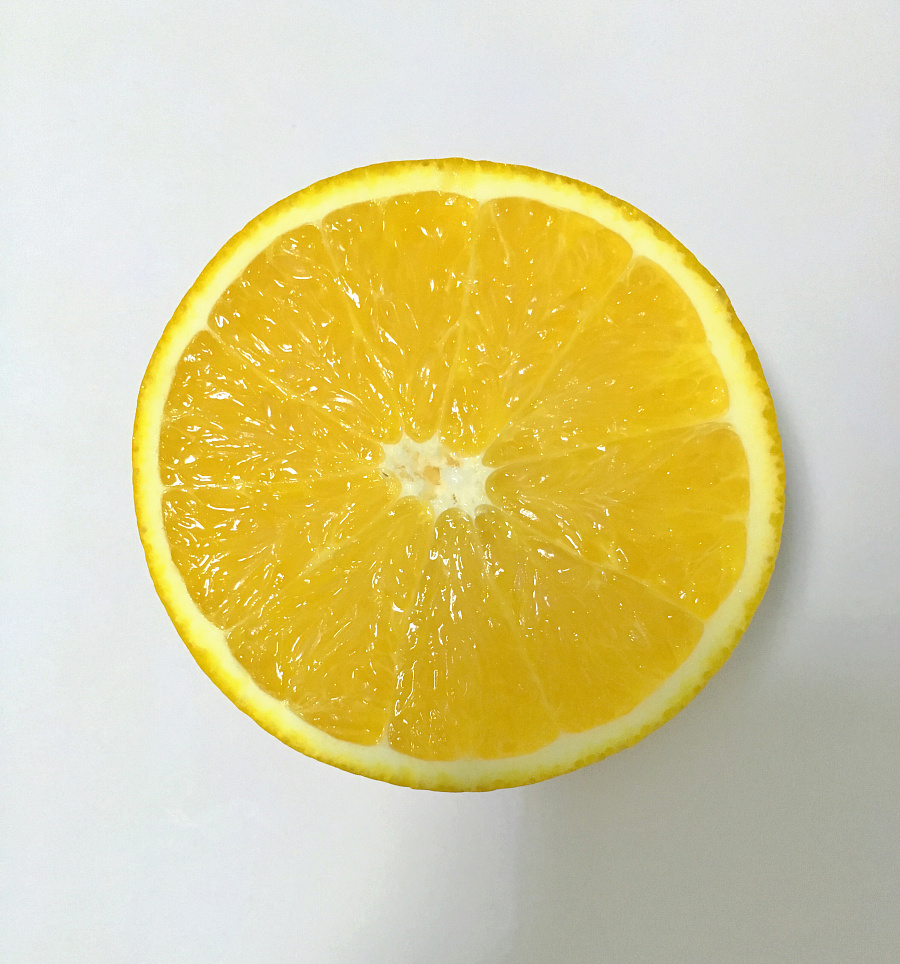
#> input picture data/item2.jpg, 900 x 964 px
$ python '003_分水岭算法图像分割.py'
#> lines starting #> are read from the running program, lines starting #| are printed output that depends on the picture; after the words box and inside, x2 and y2 are one past the last pixel; in counts of white or black regions, pixels touching at a corner belong together
# coding:utf8

import numpy as np
import cv2
from matplotlib import pyplot as plt

"""
分水岭算法：

"""

# 读入图像
img = cv2.imread("../data/item2.jpg")
#> img is the input picture: shape (964, 900, 3); mean B, G, R 151.8, 206.4, 217.2
# 转成灰度图像
gray = cv2.cvtColor(img, cv2.COLOR_BGR2GRAY)
# 黑白二值化
ret, thresh = cv2.threshold(
    gray,
    0, 255,
    cv2.THRESH_BINARY_INV + cv2.THRESH_OTSU
)
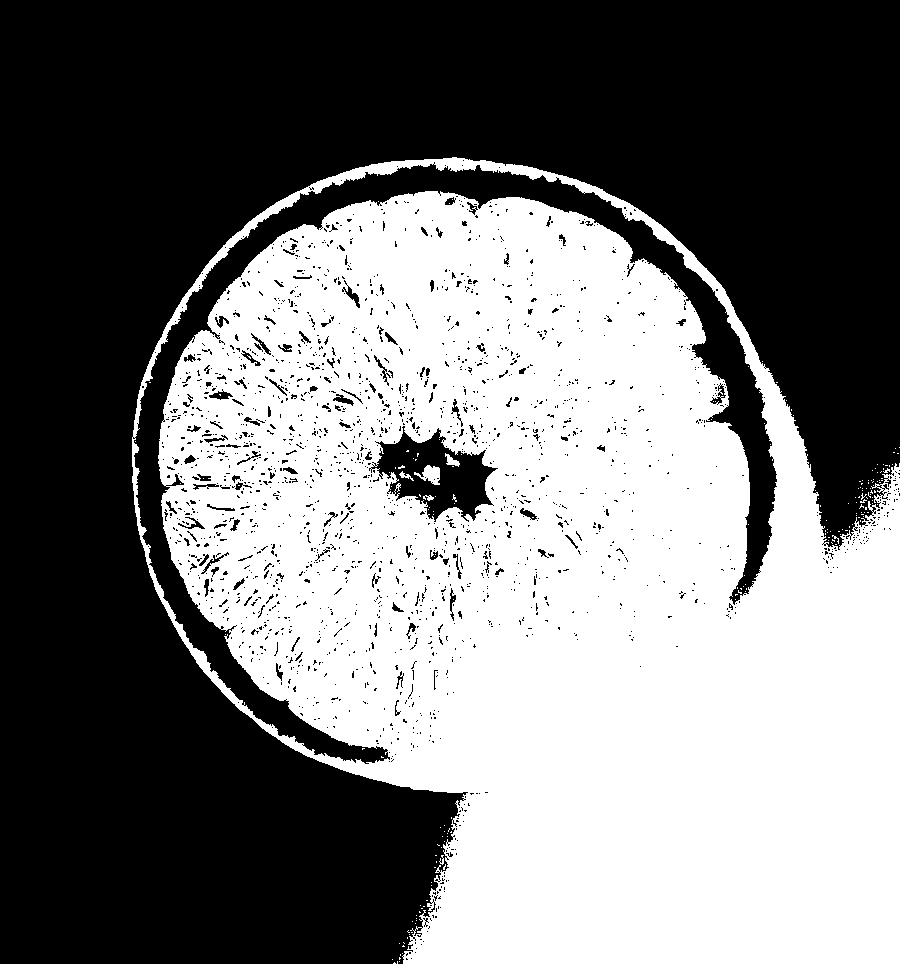
#> thresh: shape (964, 900); 47.2% white; 189 white regions (183 under 20 px), largest, box (x1, y1, x2, y2) and area: (132, 157, 900, 964) 408379, (414, 465, 440, 485) 281, (445, 453, 460, 467) 96, (399, 471, 414, 481) 50, (423, 495, 434, 501) 38, (439, 855, 444, 865) 25
#> ret = 201

# 使用morphologyEx变换来去除噪声， 对图像先膨胀再腐蚀
kernel = np.ones((3, 3), np.uint8)
opening = cv2.morphologyEx(thresh, cv2.MORPH_OPEN, kernel, iterations=2)
#> opening: shape (964, 900); 45.7% white; 32 white regions, largest, box (x1, y1, x2, y2) and area: (159, 176, 900, 964) 390992, (192, 192, 300, 291) 1071, (313, 159, 434, 193) 1063
# morphologyEx变换后的图像进行膨胀，可以得到大部分都是背景的区域
sure_bg = cv2.dilate(opening, kernel, iterations=3)
#> sure_bg: shape (964, 900); 50.2% white; 29 black regions (20 under 20 px), largest, box (x1, y1, x2, y2) and area: (0, 0, 900, 964) 427209, (372, 436, 489, 521) 4732, (338, 395, 351, 408) 84
# 通过distanceTransform来确定前景区域 结合阈值来决定哪些是前景
dist_transform = cv2.distanceTransform(opening, cv2.DIST_L2, 5)

ret, sure_fg = cv2.threshold(dist_transform, 0.7*dist_transform.max(), 255, 0)
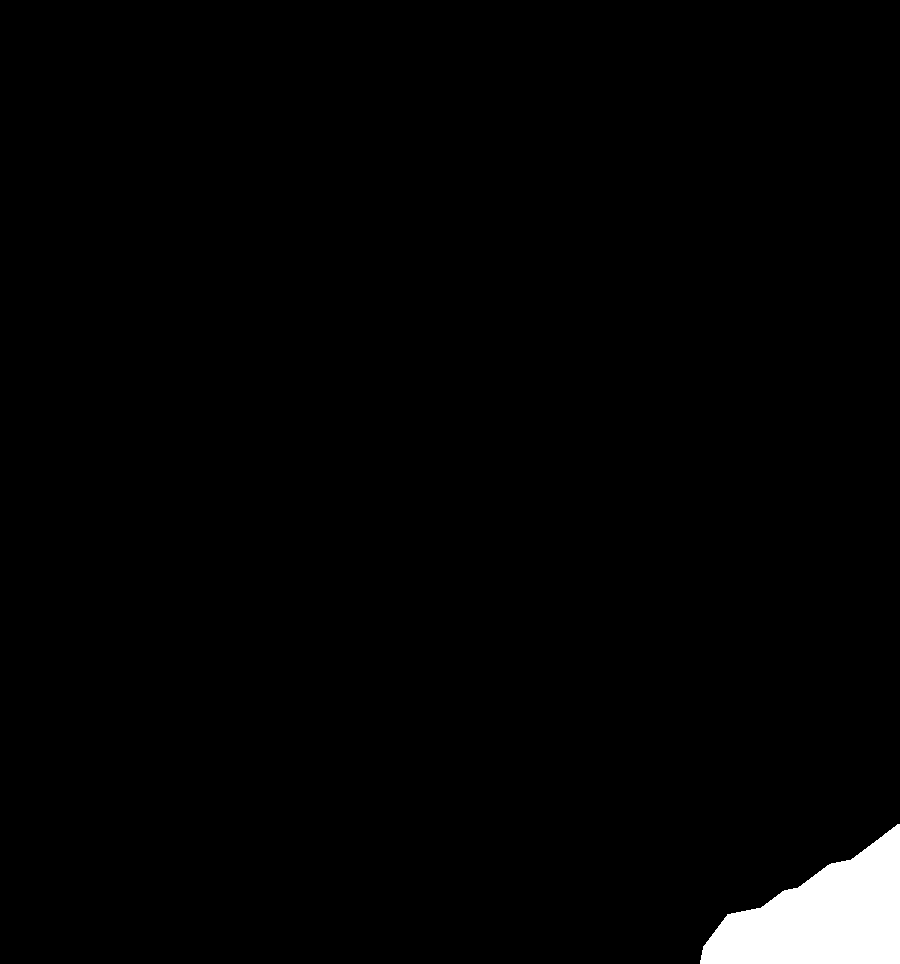
#> sure_fg: shape (964, 900) float32; 1.9% white; 1 white region, box (x1, y1, x2, y2) and area: (700, 824, 900, 964) 16179
#> ret = 264.8

# 用sure_bg 和 sure_fg 相减确定前景和背景重合区域
sure_fg = np.uint8(sure_fg)
unkown = cv2.subtract(sure_bg, sure_fg)
#> unkown: shape (964, 900); 48.3% white; 11 white regions, largest, box (x1, y1, x2, y2) and area: (156, 154, 900, 964) 414874, (165, 607, 256, 719) 2073, (421, 463, 443, 484) 420

# 定义栅栏 分割不同的山谷
ret, markers = cv2.connectedComponents(sure_fg)
#> ret = 2
# 背景区域加上1， unkown区域设为0
markers = markers + 1
markers[unkown == 255] = 0
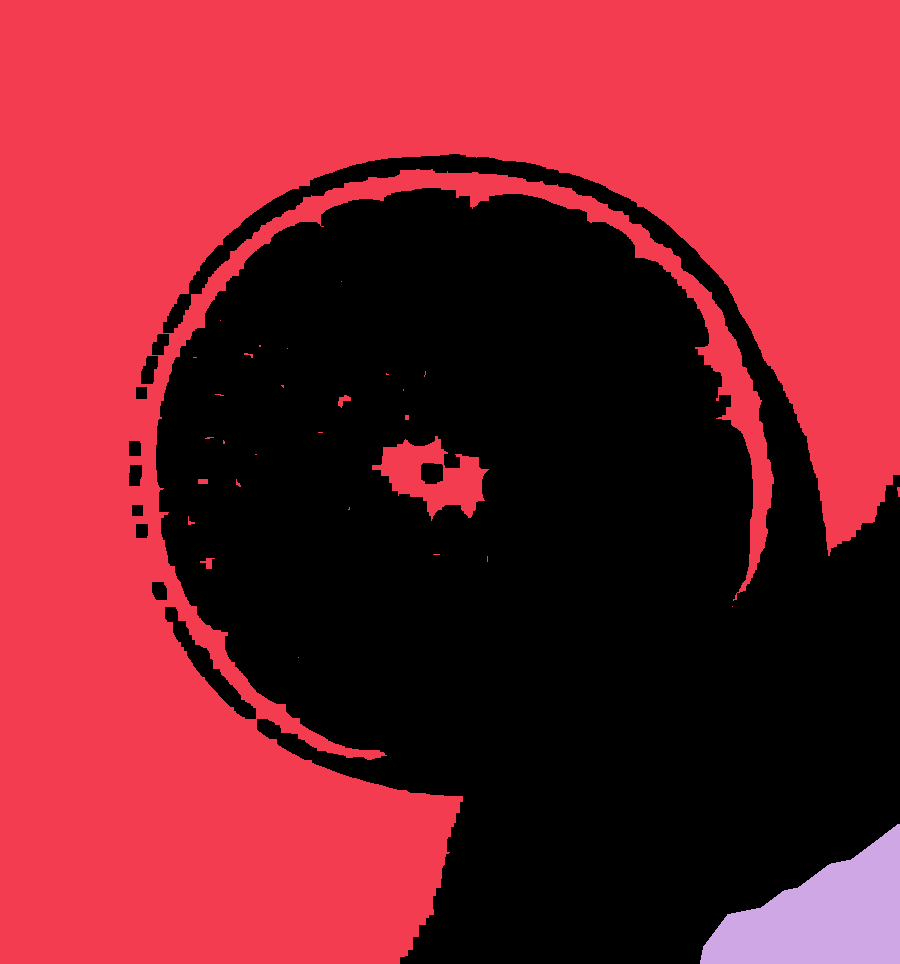
#> markers: shape (964, 900) int32; 3 distinct labels, from 0 to 2; one colour per label, 0 black

# 打开栅栏 把栅栏设置成红色
markers = cv2.watershed(img, markers)
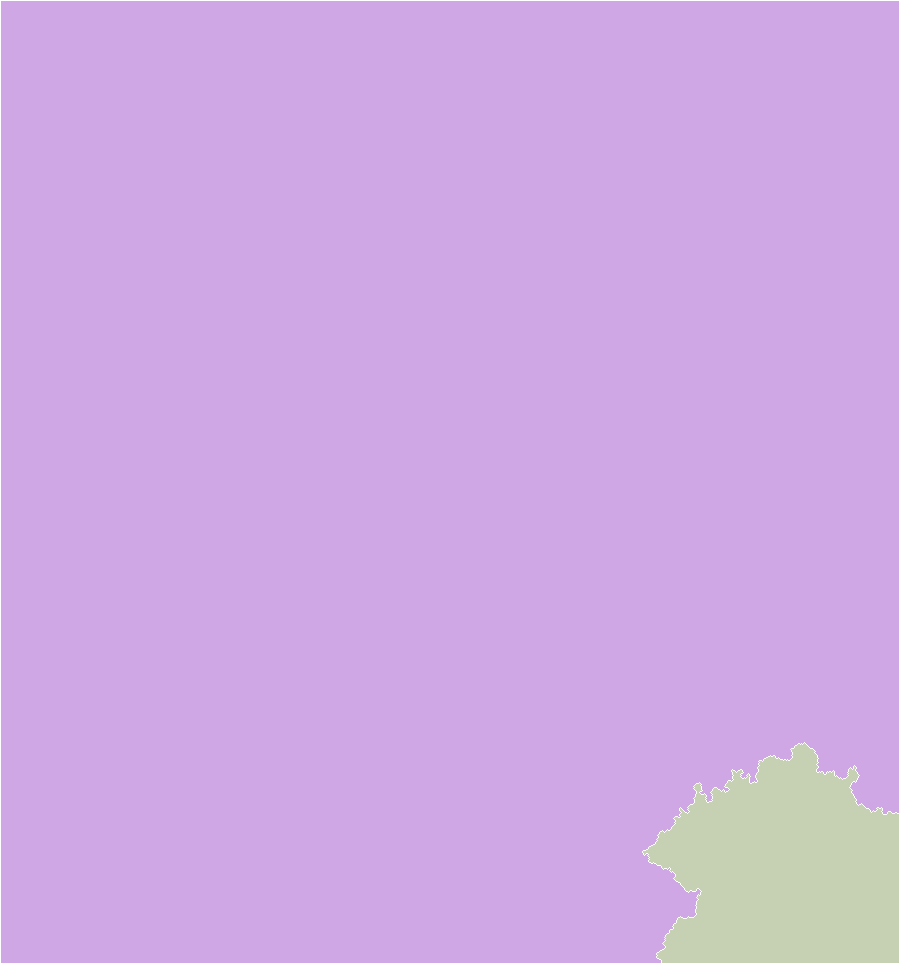
#> markers: shape (964, 900) int32; 3 distinct labels, from -1 to 2; one colour per label, 0 black, -1 white
img[markers == -1] = [255, 0, 0]
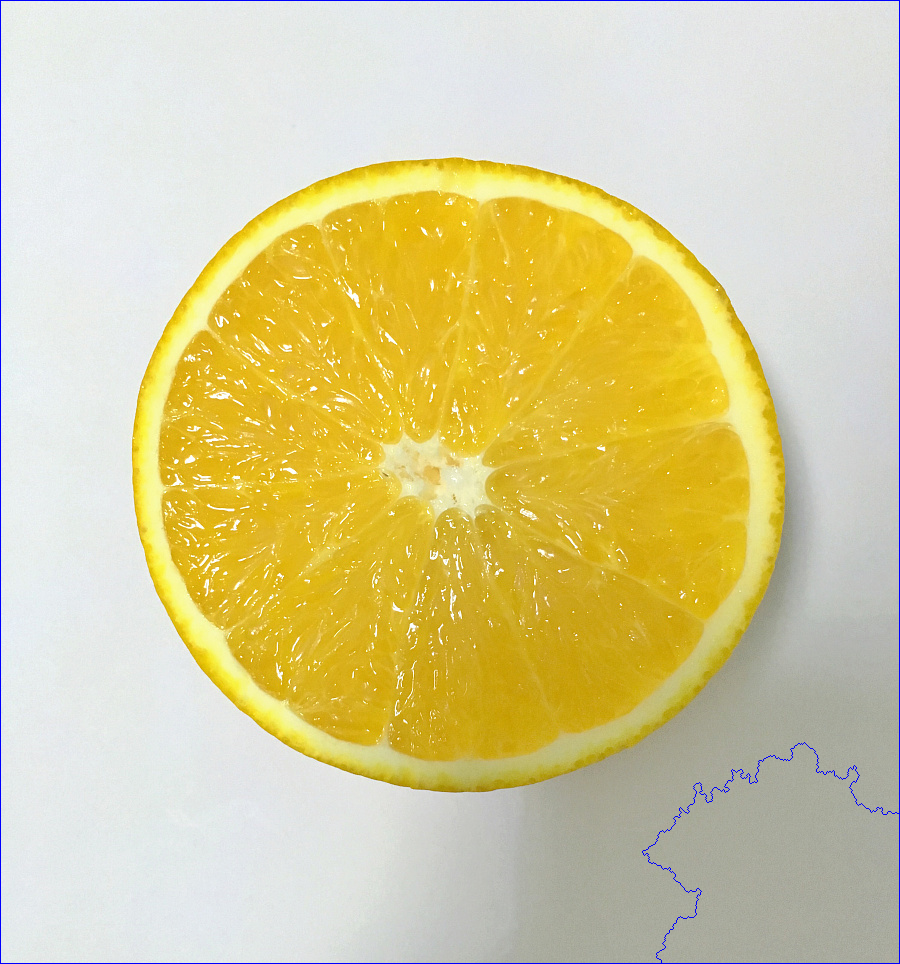
#> img: shape (964, 900, 3); 0.51% of pixels changed, all inside (x1, y1, x2, y2) = (0, 0, 900, 964)
plt.imshow(img)
plt.show()
